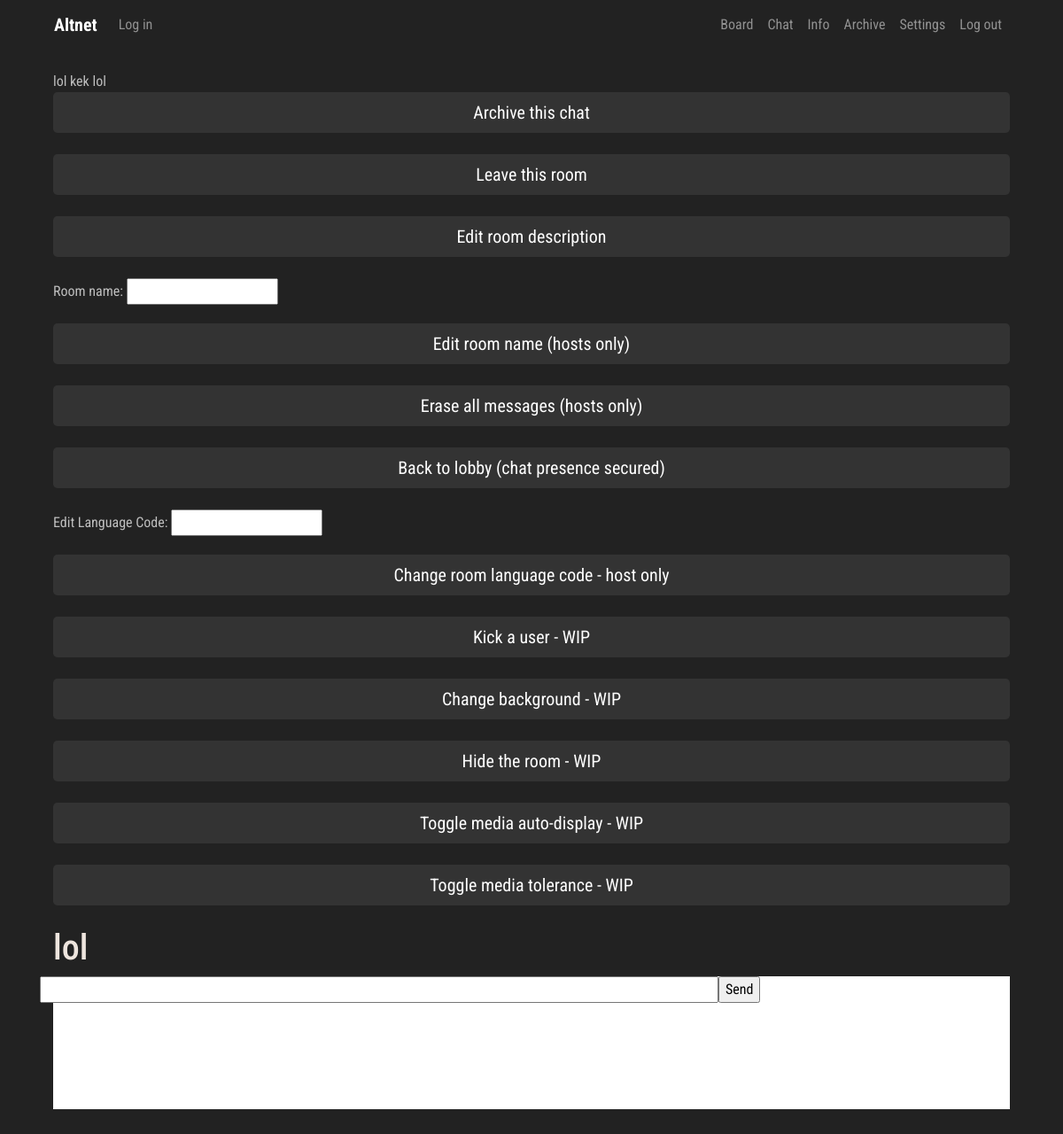
Page /chat/6/ on the earlier database version.
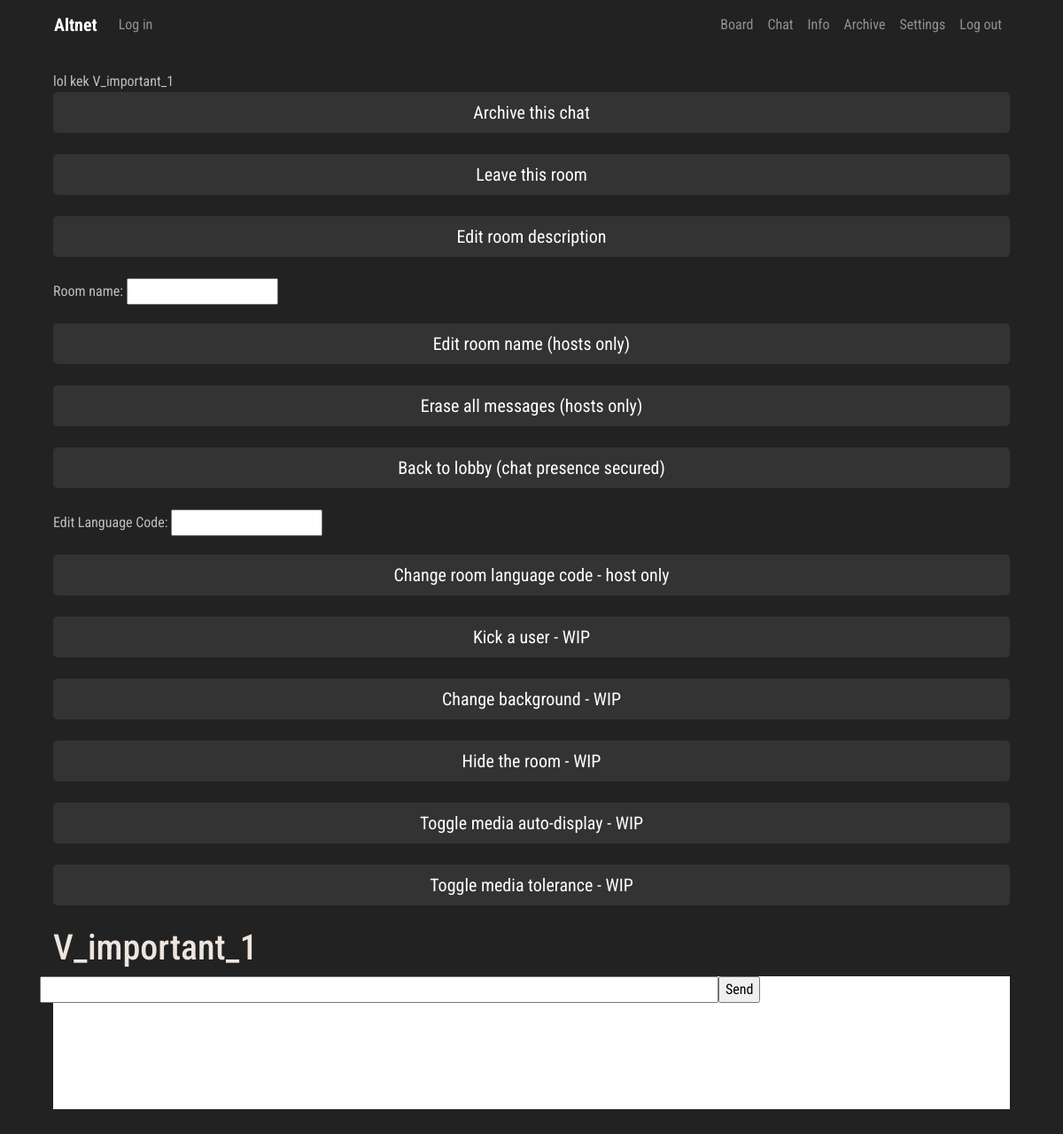
Same page on the later database version.
### chat/models.py (models this page shows, shortened)
class Room(models.Model):
    host = models.ForeignKey(User, on_delete=models.CASCADE)
    name = models.TextField(blank=False, null=False, max_length=30)
    description = models.TextField(blank=True, null=True, max_length=200)
    max_slots = models.IntegerField(blank=False, null=False, default=5)
    language_code = models.IntegerField(blank=False, null=False, default=0)
    is_testing = models.BooleanField(blank=False, null=False, default=0)
    pub_date = models.DateTimeField('Date published', auto_now=True)
    is_permanent = models.BooleanField(blank=False, null=False, default=False)

### chat/views.py (the view, shortened to what this page needs)
# urls.py: path('<str:room_id>/', views.room, name='room'),
def room(request, room_id):
    chat_form = SendMessage()
    room_info = Room.objects.get(id=room_id)
    template = loader.get_template('room.html')
    if request.user.is_authenticated:
        username = request.user.username
        loc_option = Hikka.objects.get(user=request.user.id).language_code
        authorised = True
    else:
        username = anonymous_validator(request)
        loc_option = 0
        authorised = False
    messages = Message.objects.filter(message_room__id=room_id).order_by('-pub_date')
    room_name = room_info.name
    context = {
        'change_language_code_form': EditLangCode(),
        'edit_description_form': EditDescription(),
        'edit_name_form': EditName(),
        'loc': loc_resolver('room'),
        'lang': loc_option,
        'room_name': room_name,
        'messages': messages,
        'chat_form': chat_form,
        'username': username,
        'room_id': room_id,
        'authorised': authorised,
        'room_description': room_info.description,
    }
    return HttpResponse(template.render(context, request))

### chat/forms.py
class EditLangCode(forms.ModelForm):
    language_code = forms.CharField(label='Edit Language Code', max_length=10)
    class Meta:
        model = Room
        fields = ['language_code',]

class EditDescription(forms.ModelForm):
    description = forms.CharField(label='Room description', max_length=200)
    class Meta:
        model = Room
        fields = ['description',]

### board/templatetags/loc_extra.py (called while the page is built)
@register.filter
def return_item(l, i):
    try:
        return l[i]
    except:
        return None

### board/views.py (called while the page is built)
def random_name():
    noun = ['Apple', 'Grape', 'Hero', 'Nickel', 'Zinc', 'Rock', 'Paper', 'Joker', 'Beat', 'Aug', 'Runner', 'Miracle']
    adjective = ['Shitty', 'Slippy', 'Explosive', 'Luminous', 'Advanced', 'Creative', 'Burning', 'Sweaty', 'Leet',
                 'Apex', 'Funny', 'Raging']
    tag = ['1', '2', '3', '4', '5', '6', '7', '8', '9', '0']
    randomized_tag = choices(tag, k=4)
    return ''.join(adjective[randint(0, len(adjective)-1)]) + '-' + ''.join(noun[randint(0, len(noun)-1)]) + '#' + \
           ''.join(randomized_tag)

def anonymous_validator(request):
    name = random_name()
    if 'Anonymous-Name' in request.session:
        for key, value in request.session.items():
            print('{} => {}'.format(key, value))
        return request.session['Anonymous-Name']
    else:
        request.session['Anonymous-Name'] = name
        for key, value in request.session.items():
            print('{} => {}'.format(key, value))
        return name

### scripts/localisation.py (called while the page is built, shortened)
def loc_resolver(specific):
    load = {}
    if specific == 'home':
        load['me'] = loc.Me
        load['UI'] = loc.UI
        load['errors'] = loc.Errors
        load['headers'] = loc.Headers
    elif specific == 'account':
        load['profile'] = loc.Profile
        load['errors'] = loc.Errors
        load['headers'] = loc.Headers
        load['UI'] = loc.UI
    elif specific == 'room':
        load['UI'] = loc.UI
        load['headers'] = loc.Headers
        load['errors'] = loc.Errors
        load['board_'] = loc.Board
        load['thread'] = loc.Thread
        load['categories'] = loc.Categories
    elif specific == 'info':
        load['UI'] = loc.UI
        load['info'] = loc.Info
    return load

### chat/templates/room.html (shortened to what this page needs)
{% extends 'chat_hat.html' %}
{% block content %}
{% load loc_extra %}
{% load static %}
</head>
<body>
{{ room_description }}
{{ room_name }}
 <form method="POST" enctype="multipart/form-data">
        <button class="btn btn-dark btn-lg btn-block" type="submit" name="arch">Archive this chat</button><br>
     </form>
 <form method="POST" enctype="multipart/form-data">
        <button class="btn btn-dark btn-lg btn-block" type="submit" name="leave">Leave this room</button><br>
     </form>
<button type="button" class="btn btn-dark btn-lg btn-block" data-toggle="modal" data-target="#exampleModal">
  Edit room description
</button>
<br />
  <form method="POST" enctype="multipart/form-data">
      {{ edit_name_form.as_p }}
      <button class="btn btn-dark btn-lg btn-block" type="submit" name="edit_room_name">Edit room name (hosts only)</button><br>
     </form>
 <form method="POST" enctype="multipart/form-data">
        <button class="btn btn-dark btn-lg btn-block" type="submit" name="erase_messages">Erase all messages (hosts only)</button><br>
     </form>
<form method="POST" enctype="multipart/form-data">
        <button class="btn btn-dark btn-lg btn-block" type="submit" name="safe_leave">Back to lobby (chat presence secured)</button><br>
     </form>
  <form method="POST" enctype="multipart/form-data">
      {{ change_language_code_form.as_p }}
        <button class="btn btn-dark btn-lg btn-block" type="submit" name="edit_language_code">Change room language code - host only</button><br>
     </form>
  <form method="POST" enctype="multipart/form-data">
        <button class="btn btn-dark btn-lg btn-block" type="submit" name="leave">Kick a user - WIP</button><br>
     </form>
  <form method="POST" enctype="multipart/form-data">
        <button class="btn btn-dark btn-lg btn-block" type="submit" name="leave">Change background - WIP</button><br>
     </form>
  <form method="POST" enctype="multipart/form-data">
        <button class="btn btn-dark btn-lg btn-block" type="submit" name="leave">Hide the room - WIP</button><br>
     </form>
  <form method="POST" enctype="multipart/form-data">
        <button class="btn btn-dark btn-lg btn-block" type="submit" name="leave">Toggle media auto-display - WIP</button><br>
     </form>
  <form method="POST" enctype="multipart/form-data">
        <button class="btn btn-dark btn-lg btn-block" type="submit" name="leave">Toggle media tolerance - WIP</button><br>
     </form>
  <div class="trds">
  <main class="contentd" role="main">
  <header>
 <h1 data-text="{{ room_name }}">{{ room_name }}</h1></header></main></div>
<div style="background-color:#fff; width:100%; height:100%">
<div class="row">
<div class="col-">
    <input id="chat-message-input" name="message_text" type="text" size="100"><br>
</div>
<div class="col-">
    <input id="chat-message-submit" name="chat-message-submit" type="submit" value="Send">
</div>
</div>
</div>
  <div class="col-lg-12 col-sm-12 col-md-12">
    <br>
</div>
</body>
{% endblock %}

### chat/templates/chat_hat.html (shortened to what this page needs)
<!DOCTYPE html>
{% load loc_extra %}
<html lang="en"><head>
	<link rel="stylesheet" href="https://stackpath.bootstrapcdn.com/bootstrap/4.3.1/css/bootstrap.min.css">
     {% load static %}
    <link rel="stylesheet" href=" {% static 'css/master.css' %} " type="text/css">
  </head>
  <body>
<div class="container">
   <nav class="navbar navbar-expand-lg navbar-dark" style="background-color: #222222;">
  <div class="collapse navbar-collapse" id="navbarTogglerDemo01">
    <a class="navbar-brand" href="{% url 'Manager:me' %}"><b>Altnet</b></a>
    <ul class="navbar-nav mr-auto mt-2 mt-lg-0">
    {% if user.is_authenticated %}
         <li class="nav-item">
           <a class="nav-link" href="{% url 'Board:user' %}">{{ user.username }}</a>
      </li>
        {% else %}
        <li class="nav-item">
        <a class="nav-link" href="{% url 'Manager:login' %}">{{ loc.UI.LOG_IN|return_item:lang }}</a>
      </li>
        {% endif %}
    </ul>
     <ul class="navbar-nav  mt-2 mt-lg-0">
      <li class="nav-item">
        <a class="nav-link" href="{% url 'Board:board' %}">{{ loc.UI.BOARD|return_item:lang }}</a>
      </li>
      <li class="nav-item">
        <a class="nav-link" href="{% url 'Chat:chat' %}">{{ loc.UI.CHAT|return_item:lang }}</a>
      </li>
      <li class="nav-item">
        <a class="nav-link" href="{% url 'Paper:info' %}">{{ loc.UI.INFO|return_item:lang }}</a>
      </li>
      <li class="nav-item">
        <a class="nav-link" href="{% url 'Archive:index' %}">{{ loc.UI.ARCHIVE|return_item:lang }}</a>
      </li>
      <li class="nav-item">
        <a class="nav-link" href="#">{{ loc.UI.SETTINGS|return_item:lang }}</a>
      </li>
      <li class="nav-item">
        <a class="nav-link" href="{% url 'Manager:logout' %}">{{ loc.UI.LOG_OUT|return_item:lang }}</a>
      </li>
    </ul>
  </div>
</nav>
<div class="col-lg-12 head-block"><br>
{% block content %} {% endblock %}
<br>
    </div>
</div>
</body>
</html>

### static/css/master.css (style rules this page uses)
.head-block,.top-menu,.top-material,.left-sidebar,.content { background:#222222; margin-bottom:5px; }
.head-block { height:40px; }
.head-block { height:150px; background:right center no-repeat; }
.btn-dark { background: #333333; border: none; }
body { font-family: 'Roboto Condensed', sans-serif; font-size: initial; }
a { color: #7c7c7c; font-size: initial; }
body { background: #222; color: #bfbfbf; }
.contentd header h1 { position:relative;color:#eee5de }
.contentd header h1:after, .contentd header h1:before { position:absolute;top:0;overflow:hidden;clip:rect(0,100vw,0,0);content:attr(data-text);background: #a9a9a9 }
.contentd header h1:before { left:-1vmin;animation:noise 7s infinite steps(3,end) alternate-reverse;color:#71fcff;text-shadow:.4vmin 0 #00f,-.2vmin 1vmin red }
.contentd header h1:after { left:1vmin;animation:noise-alt 5s infinite steps(3,end) alternate-reverse;color:#ff9eed;text-shadow:-2vmin 0 #ff0,.1vmin -1vmin #00f }
.trds { background: #none; }

Differences in the rows shown:
changed Room "lol kek": name "lol" → "V_important_1"
